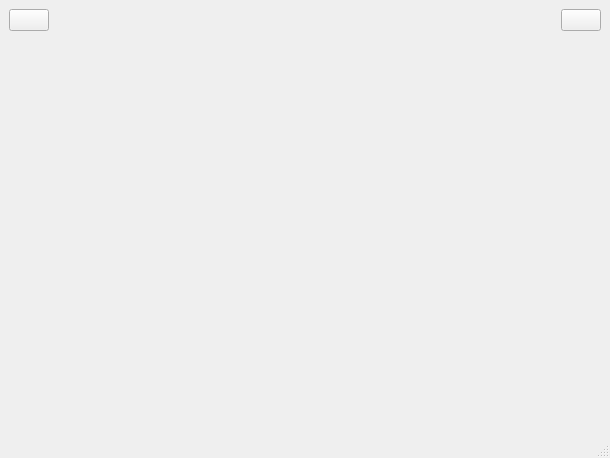
<?xml version="1.0" encoding="UTF-8"?>
<ui version="4.0">
 <class>MasterView</class>
 <widget class="QMainWindow" name="MasterView">
  <property name="geometry">
   <rect>
    <x>0</x>
    <y>0</y>
    <width>610</width>
    <height>458</height>
   </rect>
  </property>
  <property name="windowTitle">
   <string>MasterView</string>
  </property>
  <property name="windowIcon">
   <iconset resource="icons.qrc">
    <normaloff>:/icons/images/system-2.png</normaloff>:/icons/images/system-2.png</iconset>
  </property>
  <widget class="QWidget" name="centralwidget">
   <layout class="QGridLayout" name="gridLayout">
    <item row="0" column="0">
     <layout class="QHBoxLayout" name="horizontalLayout">
      <item>
       <widget class="QPushButton" name="btn_Back">
        <property name="text">
         <string/>
        </property>
        <property name="icon">
         <iconset resource="icons.qrc">
          <normaloff>:/icons/images/return.png</normaloff>:/icons/images/return.png</iconset>
        </property>
       </widget>
      </item>
      <item>
       <spacer name="horizontalSpacer">
        <property name="orientation">
         <enum>Qt::Horizontal</enum>
        </property>
        <property name="sizeHint" stdset="0">
         <size>
          <width>40</width>
          <height>20</height>
         </size>
        </property>
       </spacer>
      </item>
      <item>
       <widget class="QLabel" name="label_Title">
        <property name="text">
         <string/>
        </property>
       </widget>
      </item>
      <item>
       <spacer name="horizontalSpacer_2">
        <property name="orientation">
         <enum>Qt::Horizontal</enum>
        </property>
        <property name="sizeHint" stdset="0">
         <size>
          <width>40</width>
          <height>20</height>
         </size>
        </property>
       </spacer>
      </item>
      <item>
       <widget class="QPushButton" name="btn_Logout">
        <property name="text">
         <string/>
        </property>
        <property name="icon">
         <iconset resource="icons.qrc">
          <normaloff>:/icons/images/logout.png</normaloff>:/icons/images/logout.png</iconset>
        </property>
       </widget>
      </item>
     </layout>
    </item>
    <item row="1" column="0">
     <widget class="QStackedWidget" name="stackedWidget"/>
    </item>
   </layout>
  </widget>
  <widget class="QStatusBar" name="statusbar"/>
 </widget>
 <resources>
  <include location="icons.qrc"/>
 </resources>
 <connections/>
</ui>
